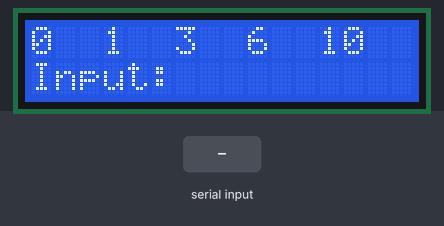
Recording of a sketch running on a simulated Arduino Uno, built with avr-gcc and run on an emulated ATmega328P. Parts: 16×2 character LCD. The inputs (shaded band) are chosen by the test bench. What the sketch prints to the serial monitor is not drawn.

Above: at 1.3 s.
1.4 s: "1" received over Serial
At 2.8 s:
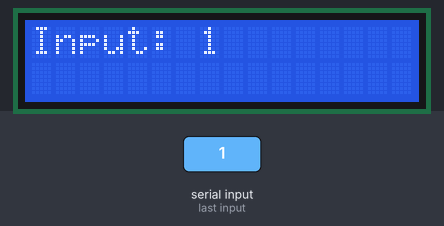
3.9 s: "0" received over Serial
At 6.6 s:
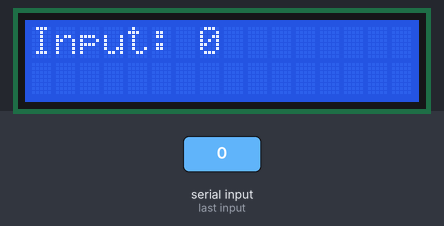
6.9 s: "2" received over Serial
At 9.5 s:
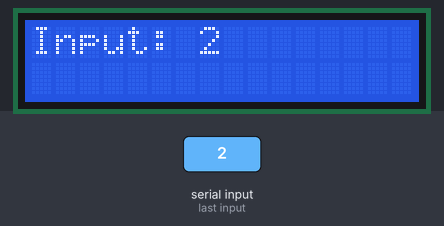
Timing chart, 0 to 11.0 s (numbered marks = the images above; inputs shaded):
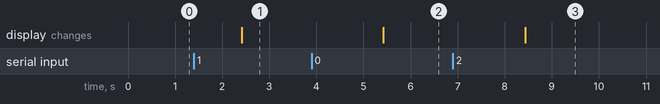

The sketch:

lab-5.ino
```cpp
// Boilerplate code for a new project
#include <Wire.h>
#include <Adafruit_RGBLCDShield.h>
#include <utility/Adafruit_MCP23017.h>
#include <string.h>

Adafruit_RGBLCDShield lcd = Adafruit_RGBLCDShield ();

#define RED 0x1
#define YELLOW 0x3
#define GREEN 0x2
#define TEAL 0x6
#define BLUE 0x4
#define VIOLET 0x5
#define WHITE 0x7

long sum(int n);

void setup() {
  // put your setup code here, to run once:
  Serial.begin(9600);
  lcd.begin(16,2);


  int result = sum(10);
  Serial.println(result);
  lcd.print("Input: ");
}

void loop() {
  // put your main code here, to run repeatedly:
  String incoming = Serial.readString();
  if (incoming != "") {
    lcd.clear();
    lcd.print("Input: ");
    lcd.println(incoming);
    delay(2000);
  }

}

long sum(int n) {
  long result;
  if (n == 0) result = 0;
  else result = n + sum(n-1);
  lcd.println(result);
  return result;
}
```

Measured:
- after the input at 1.4 s, the display: changes after 1.0 s (image 1)
- after the input at 3.9 s, the display: changes after 1.5 s (image 2)
- after the input at 6.9 s, the display: changes after 1.5 s (image 3)
